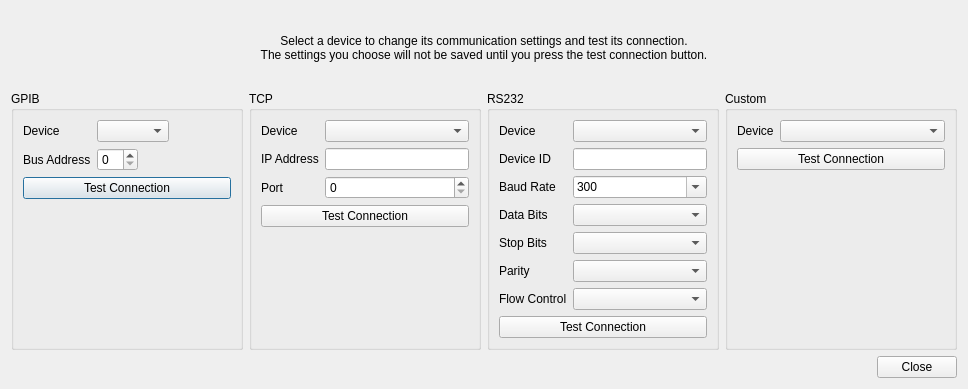
<?xml version="1.0" encoding="UTF-8"?>
<ui version="4.0">
 <class>CommunicationDialog</class>
 <widget class="QDialog" name="CommunicationDialog">
  <property name="geometry">
   <rect>
    <x>0</x>
    <y>0</y>
    <width>968</width>
    <height>389</height>
   </rect>
  </property>
  <property name="windowTitle">
   <string>Communication Settings</string>
  </property>
  <layout class="QVBoxLayout" name="verticalLayout">
   <item>
    <widget class="QLabel" name="label">
     <property name="text">
      <string>&lt;html&gt;&lt;head/&gt;&lt;body&gt;&lt;p&gt;Select a device to change its communication settings and test its connection.&lt;br /&gt;The settings you choose will not be saved until you press the test connection button.&lt;/p&gt;&lt;/body&gt;&lt;/html&gt;</string>
     </property>
     <property name="alignment">
      <set>Qt::AlignCenter</set>
     </property>
     <property name="wordWrap">
      <bool>true</bool>
     </property>
    </widget>
   </item>
   <item>
    <layout class="QHBoxLayout" name="horizontalLayout" stretch="1,1,1,1">
     <item>
      <widget class="QGroupBox" name="gpibBox">
       <property name="title">
        <string>GPIB</string>
       </property>
       <layout class="QFormLayout" name="formLayout_3">
        <property name="fieldGrowthPolicy">
         <enum>QFormLayout::ExpandingFieldsGrow</enum>
        </property>
        <item row="0" column="0">
         <widget class="QLabel" name="deviceLabel">
          <property name="text">
           <string>Device</string>
          </property>
         </widget>
        </item>
        <item row="0" column="1">
         <widget class="QComboBox" name="gpibDeviceComboBox"/>
        </item>
        <item row="1" column="0">
         <widget class="QLabel" name="busAddressLabel">
          <property name="text">
           <string>Bus Address</string>
          </property>
         </widget>
        </item>
        <item row="1" column="1">
         <widget class="QSpinBox" name="busAddressSpinBox">
          <property name="maximum">
           <number>32</number>
          </property>
         </widget>
        </item>
        <item row="2" column="0" colspan="2">
         <widget class="QPushButton" name="gpibTestButton">
          <property name="text">
           <string>Test Connection</string>
          </property>
         </widget>
        </item>
       </layout>
      </widget>
     </item>
     <item>
      <widget class="QGroupBox" name="tcpBox">
       <property name="title">
        <string>TCP</string>
       </property>
       <layout class="QFormLayout" name="formLayout">
        <item row="0" column="0">
         <widget class="QLabel" name="deviceLabel_2">
          <property name="text">
           <string>Device</string>
          </property>
         </widget>
        </item>
        <item row="0" column="1">
         <widget class="QComboBox" name="tcpDeviceComboBox"/>
        </item>
        <item row="1" column="0">
         <widget class="QLabel" name="ipAddressLabel">
          <property name="text">
           <string>IP Address</string>
          </property>
         </widget>
        </item>
        <item row="1" column="1">
         <widget class="QLineEdit" name="ipLineEdit"/>
        </item>
        <item row="2" column="0">
         <widget class="QLabel" name="portLabel_3">
          <property name="text">
           <string>Port</string>
          </property>
         </widget>
        </item>
        <item row="2" column="1">
         <widget class="QSpinBox" name="portSpinBox">
          <property name="maximum">
           <number>2147483647</number>
          </property>
         </widget>
        </item>
        <item row="3" column="0" colspan="2">
         <widget class="QPushButton" name="tcpTestButton">
          <property name="text">
           <string>Test Connection</string>
          </property>
         </widget>
        </item>
       </layout>
      </widget>
     </item>
     <item>
      <widget class="QGroupBox" name="rs232Box">
       <property name="title">
        <string>RS232</string>
       </property>
       <layout class="QFormLayout" name="formLayout_11">
        <item row="0" column="0">
         <widget class="QLabel" name="deviceLabel_3">
          <property name="text">
           <string>Device</string>
          </property>
         </widget>
        </item>
        <item row="0" column="1">
         <widget class="QComboBox" name="rs232DeviceComboBox"/>
        </item>
        <item row="1" column="0">
         <widget class="QLabel" name="deviceIDLabel">
          <property name="text">
           <string>Device ID</string>
          </property>
         </widget>
        </item>
        <item row="1" column="1">
         <widget class="QLineEdit" name="rs232DeviceIDLineEdit"/>
        </item>
        <item row="2" column="0">
         <widget class="QLabel" name="baudRateLabel_2">
          <property name="text">
           <string>Baud Rate</string>
          </property>
         </widget>
        </item>
        <item row="2" column="1">
         <widget class="QComboBox" name="baudRateComboBox">
          <property name="toolTip">
           <string>Baud rate for RS232 device. Common baud rates are available in the dropdown.</string>
          </property>
          <property name="editable">
           <bool>true</bool>
          </property>
          <property name="currentIndex">
           <number>0</number>
          </property>
          <property name="insertPolicy">
           <enum>QComboBox::NoInsert</enum>
          </property>
          <item>
           <property name="text">
            <string>300</string>
           </property>
          </item>
          <item>
           <property name="text">
            <string>1200</string>
           </property>
          </item>
          <item>
           <property name="text">
            <string>2400</string>
           </property>
          </item>
          <item>
           <property name="text">
            <string>4800</string>
           </property>
          </item>
          <item>
           <property name="text">
            <string>9600</string>
           </property>
          </item>
          <item>
           <property name="text">
            <string>14400</string>
           </property>
          </item>
          <item>
           <property name="text">
            <string>19200</string>
           </property>
          </item>
          <item>
           <property name="text">
            <string>28800</string>
           </property>
          </item>
          <item>
           <property name="text">
            <string>38400</string>
           </property>
          </item>
          <item>
           <property name="text">
            <string>57600</string>
           </property>
          </item>
          <item>
           <property name="text">
            <string>115200</string>
           </property>
          </item>
          <item>
           <property name="text">
            <string>230400</string>
           </property>
          </item>
         </widget>
        </item>
        <item row="3" column="0">
         <widget class="QLabel" name="dataBitsLabel">
          <property name="text">
           <string>Data Bits</string>
          </property>
         </widget>
        </item>
        <item row="3" column="1">
         <widget class="QComboBox" name="dataBitsComboBox">
          <property name="toolTip">
           <string>Data bits for RS232 device. This is almost always 8.</string>
          </property>
          <property name="currentIndex">
           <number>-1</number>
          </property>
         </widget>
        </item>
        <item row="4" column="0">
         <widget class="QLabel" name="stopBitsLabel">
          <property name="text">
           <string>Stop Bits</string>
          </property>
         </widget>
        </item>
        <item row="4" column="1">
         <widget class="QComboBox" name="stopBitsComboBox">
          <property name="toolTip">
           <string>Stop bits for RS232 device. This is almost always 1.</string>
          </property>
          <property name="currentIndex">
           <number>-1</number>
          </property>
         </widget>
        </item>
        <item row="7" column="0" colspan="2">
         <widget class="QPushButton" name="rs232TestButton">
          <property name="text">
           <string>Test Connection</string>
          </property>
         </widget>
        </item>
        <item row="5" column="0">
         <widget class="QLabel" name="parityLabel">
          <property name="text">
           <string>Parity</string>
          </property>
         </widget>
        </item>
        <item row="5" column="1">
         <widget class="QComboBox" name="parityComboBox">
          <property name="toolTip">
           <string>Parity for RS232 Device. Usually none.</string>
          </property>
          <property name="currentIndex">
           <number>-1</number>
          </property>
         </widget>
        </item>
        <item row="6" column="0">
         <widget class="QLabel" name="flowControlLabel">
          <property name="text">
           <string>Flow Control</string>
          </property>
         </widget>
        </item>
        <item row="6" column="1">
         <widget class="QComboBox" name="flowControlComboBox">
          <property name="toolTip">
           <string>Flow control for RS232 device. Usually none.</string>
          </property>
          <property name="currentIndex">
           <number>-1</number>
          </property>
         </widget>
        </item>
       </layout>
      </widget>
     </item>
     <item>
      <widget class="QGroupBox" name="customBox">
       <property name="title">
        <string>Custom</string>
       </property>
       <layout class="QFormLayout" name="customBoxLayout">
        <item row="0" column="0">
         <widget class="QLabel" name="label_2">
          <property name="text">
           <string>Device</string>
          </property>
         </widget>
        </item>
        <item row="0" column="1">
         <widget class="QComboBox" name="customDeviceComboBox"/>
        </item>
        <item row="1" column="0" colspan="2">
         <widget class="QPushButton" name="customTestButton">
          <property name="text">
           <string>Test Connection</string>
          </property>
         </widget>
        </item>
       </layout>
      </widget>
     </item>
    </layout>
   </item>
   <item>
    <widget class="QDialogButtonBox" name="buttonBox">
     <property name="orientation">
      <enum>Qt::Horizontal</enum>
     </property>
     <property name="standardButtons">
      <set>QDialogButtonBox::Close</set>
     </property>
    </widget>
   </item>
  </layout>
 </widget>
 <tabstops>
  <tabstop>gpibDeviceComboBox</tabstop>
  <tabstop>busAddressSpinBox</tabstop>
  <tabstop>gpibTestButton</tabstop>
  <tabstop>tcpDeviceComboBox</tabstop>
  <tabstop>ipLineEdit</tabstop>
  <tabstop>portSpinBox</tabstop>
  <tabstop>tcpTestButton</tabstop>
  <tabstop>rs232DeviceComboBox</tabstop>
  <tabstop>rs232DeviceIDLineEdit</tabstop>
  <tabstop>baudRateComboBox</tabstop>
  <tabstop>rs232TestButton</tabstop>
 </tabstops>
 <resources/>
 <connections>
  <connection>
   <sender>buttonBox</sender>
   <signal>accepted()</signal>
   <receiver>CommunicationDialog</receiver>
   <slot>accept()</slot>
   <hints>
    <hint type="sourcelabel">
     <x>228</x>
     <y>269</y>
    </hint>
    <hint type="destinationlabel">
     <x>157</x>
     <y>232</y>
    </hint>
   </hints>
  </connection>
  <connection>
   <sender>buttonBox</sender>
   <signal>rejected()</signal>
   <receiver>CommunicationDialog</receiver>
   <slot>reject()</slot>
   <hints>
    <hint type="sourcelabel">
     <x>296</x>
     <y>269</y>
    </hint>
    <hint type="destinationlabel">
     <x>286</x>
     <y>232</y>
    </hint>
   </hints>
  </connection>
 </connections>
</ui>
